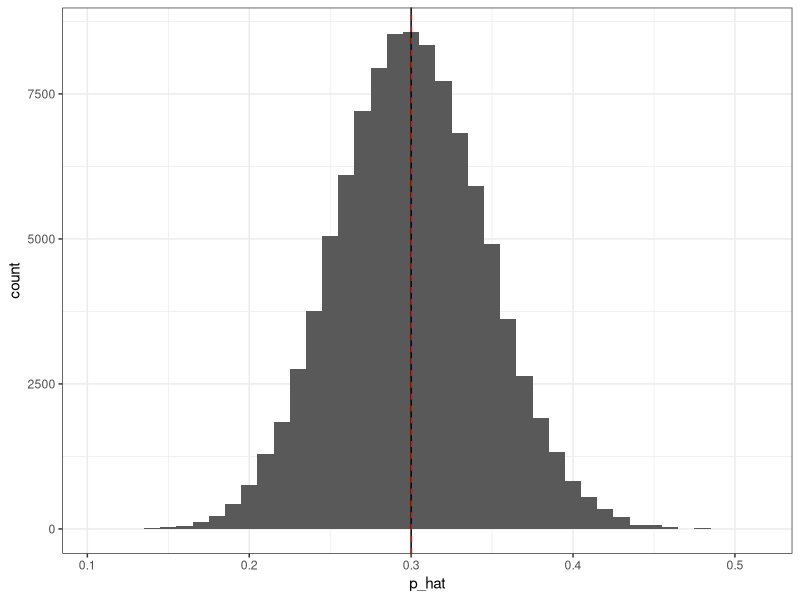
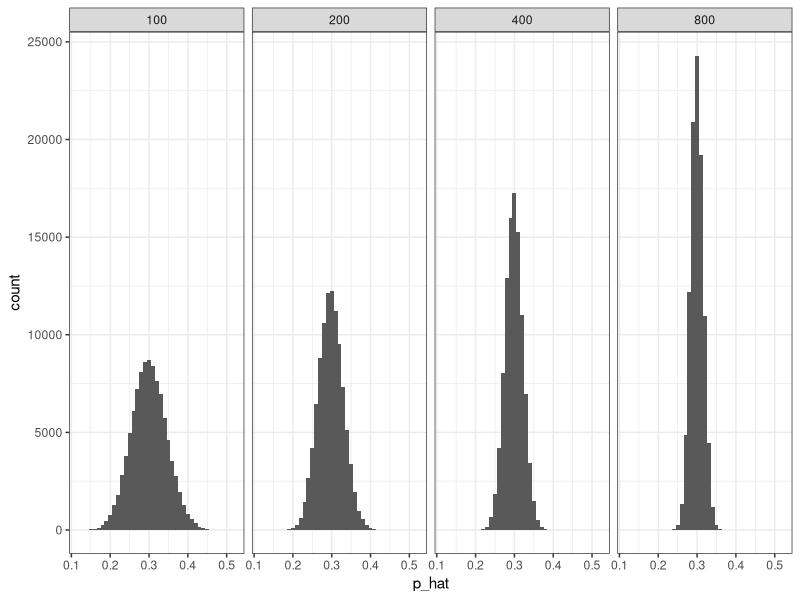
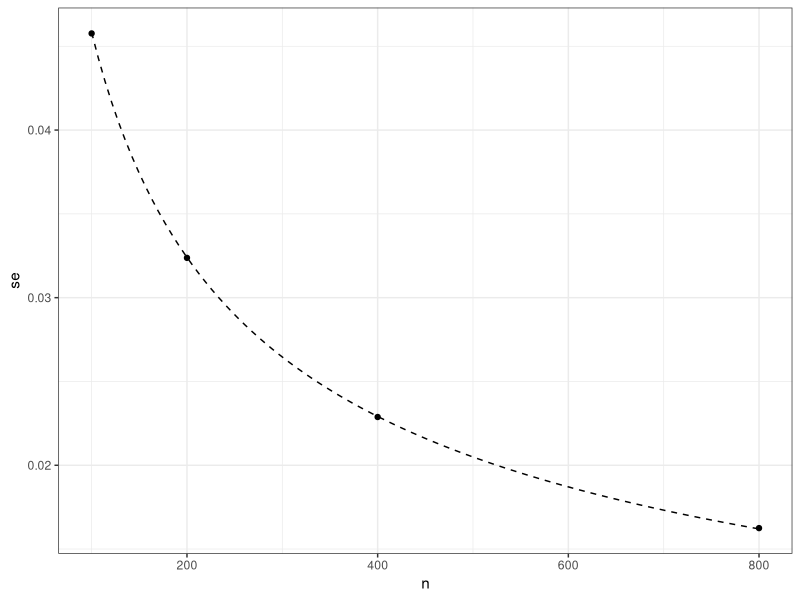
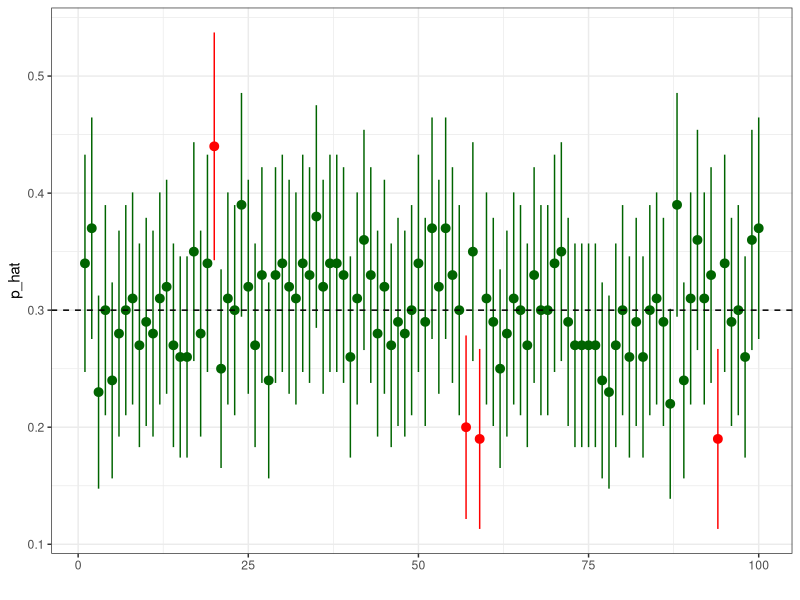
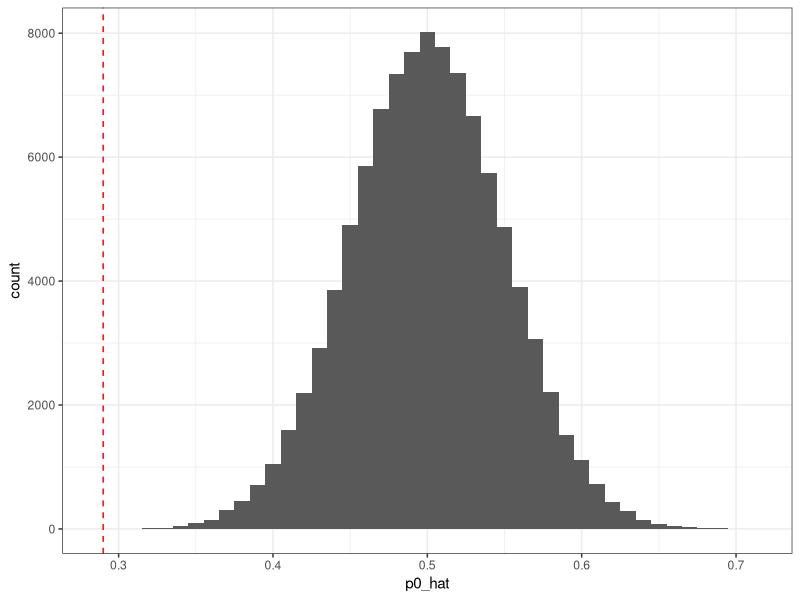
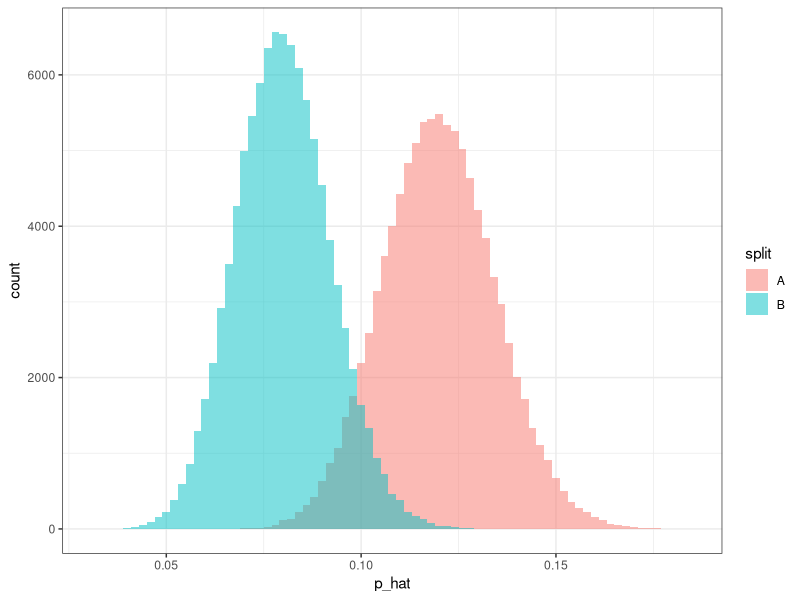
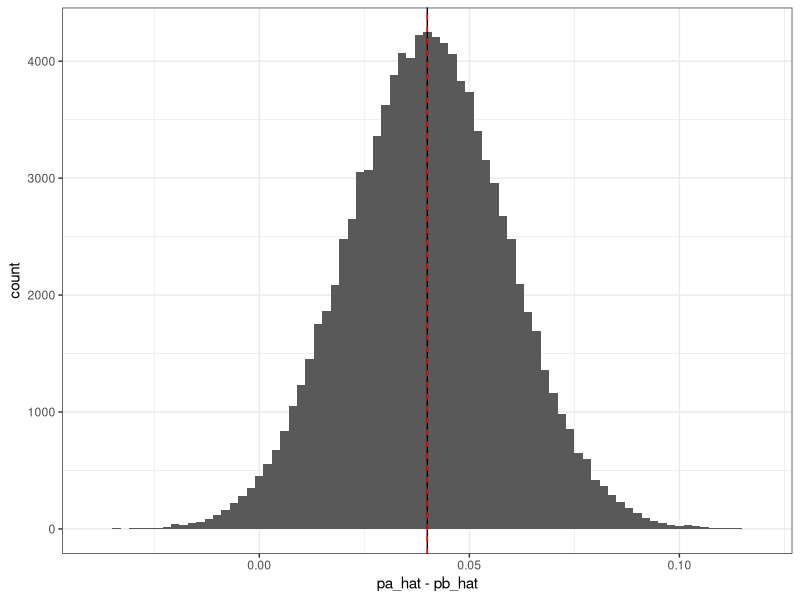
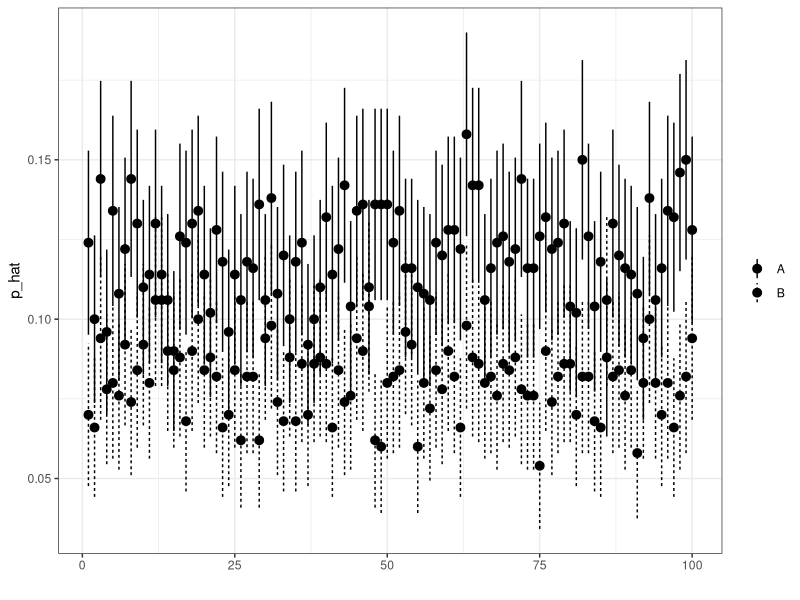

Reproduce these figures in R, in order.
## ---- chunk 1
library(tidyverse)

theme_set(theme_bw())

set.seed(42)
## ---- chunk 2
library(ggplot2)
estimate_coin_bias <- function(n, p) {
  mean(rbinom(n,1,p))
}

n <- 100
p <- 0.3
p_hat <- replicate(1e5, estimate_coin_bias(n, p))

# plot the sampling distribution
ggplot(data.frame(p_hat), aes(x = p_hat)) +
  geom_histogram(binwidth = 0.01) +
  geom_vline(xintercept=p) +
  geom_vline(xintercept=mean(p_hat), linetype=2, color="red")

# repeat this for different sample sizes
plot_data <- data.frame()
for (n in c(100, 200, 400, 800)) {
  tmp <- data.frame(n=n, p_hat=replicate(1e5, estimate_coin_bias(n, p)))
  plot_data <- rbind(plot_data, tmp)
}

ggplot(plot_data, aes(x = p_hat)) +
  geom_histogram(binwidth = 0.01) +
  facet_wrap(~ n, nrow = 1)

se_data <- plot_data %>%
  group_by(n) %>%
  summarize(se=sd(p_hat))

ggplot(se_data, aes(x = n, y = se)) +
  geom_point() +
  stat_function(fun=function(n) {sqrt(p * (1 - p) / n)}, linetype=2)
## ---- chunk 3
set.seed(42)
n <- 100
p <- 0.3
p_hat <- replicate(1e5, estimate_coin_bias(n, p))

# compute upper and lower confidence intervals
LCL <- p_hat - 1.96*sqrt(p_hat*(1-p_hat)/n)
UCL <- p_hat + 1.96*sqrt(p_hat*(1-p_hat)/n)

# check how often the true proportion is contained in the estimated confidence interval
mean(p >= LCL & p <= UCL)

# plot 100 confidence intervals and the true value
plot_data <- data.frame(p_hat, LCL, UCL)[1:100,]
plot_data <- transform(plot_data, contains_p=(p >= LCL & p <= UCL))
ggplot(data=plot_data, aes(x=1:nrow(plot_data), y=p_hat, color=contains_p)) +
  geom_pointrange(aes(ymin=LCL, ymax=UCL)) +
  geom_hline(yintercept=p, linetype=2) +
  xlab('') +
  scale_color_manual(values=c("red","darkgreen")) +
  theme(legend.position="none")
## ---- chunk 4
# construct a null distribution: what would happen if the coin were fair?
set.seed(42)
n <- 100
p0_hat <- replicate(1e5, estimate_coin_bias(n, p=0.5))

# now conduct one experiment with 100 rolls from a biased coin
p_hat <- estimate_coin_bias(n, p=0.3)

# plot the null distribution and see where the observed estimate lies in it
ggplot(data.frame(p0_hat), aes(x = p0_hat)) +
  geom_histogram(binwidth = 0.01) +
  geom_vline(xintercept=p_hat, linetype=2, color="red")

# compare this to our experiment
# how likely is it that we would see an estimate this extreme if the coin really were fair?
num_as_extreme <- sum(p0_hat <= p_hat)
p_value <- num_as_extreme / length(p0_hat)
p_value
## ---- chunk 5
estimate_coin_bias <- function(n, p) {
  mean(rbinom(n,1,p))
}

pa <- 0.12
pb <- 0.08
n <- 500
pa_hat <- replicate(1e5, estimate_coin_bias(n, pa))
pb_hat <- replicate(1e5, estimate_coin_bias(n, pb))

# wrangle the results into one data frame
plot_data <- bind_rows(data.frame(split='A', trial=1:length(pa_hat), p_hat=pa_hat),
                       data.frame(split='B', trial=1:length(pb_hat), p_hat=pb_hat))

# plot the sampling distributions for each split
ggplot(data=plot_data, aes(x=p_hat, fill=split)) +
  geom_histogram(position="identity", binwidth=0.002, alpha=0.5) +
  scale_alpha(guide=F)

# plot the sampling distribution of the difference
ggplot(data.frame(pa_hat, pb_hat), aes(x = pa_hat - pb_hat)) +
  geom_histogram(binwidth = 0.002) +
  geom_vline(xintercept=pa-pb) +
  geom_vline(xintercept=mean(pa_hat-pb_hat), linetype=2, color="red")  

# note that variances add for independent random variables
variance_of_difference <- var(pa_hat - pb_hat)
sum_of_variances <- var(pa_hat) + var(pb_hat)
## ---- chunk 6
# plot 100 confidence intervals by split
plot_data <- transform(plot_data, 
                       LCL = p_hat - 1.96*sqrt(p_hat*(1-p_hat)/n),
                       UCL = p_hat + 1.96*sqrt(p_hat*(1-p_hat)/n))
plot_data <- subset(plot_data, trial <= 100)
ggplot(data=plot_data, aes(x=trial, y=p_hat, linetype=split, position="dodge")) +
  geom_pointrange(aes(ymin=LCL, ymax=UCL)) +
  xlab('') +
  theme(legend.title=element_blank())
## ---- chunk 7
# construct a null distribution: what would happen if both coins had the same bias (e.g., A and B are the same)?
p0a <- 0.08
p0b <- 0.08
n <- 500
dp0_hat <- replicate(1e5, estimate_coin_bias(n, p0a)) -
           replicate(1e5, estimate_coin_bias(n, p0b))

# run one experiment where there is an underlying difference
pa <- 0.12
pb <- 0.08
dp_hat <- estimate_coin_bias(n, pa) - estimate_coin_bias(n, pb)

# plot the null distribution and see where the observed estimate lies in it
ggplot(data.frame(dp0_hat), aes(x = dp0_hat)) +
  geom_histogram(binwidth = 0.01) +
  geom_vline(xintercept=dp_hat, linetype=2, color="red")

# compare this to our experiment
# how likely is it that we would see an estimate this extreme both coins were identical?
num_as_extreme <- sum(dp0_hat >= dp_hat)
p_value <- num_as_extreme / length(dp0_hat)
p_value
## ---- chunk 8
# use power.prop.test to compute the sample size you need
power.prop.test(p1=0.08, p2=0.12, sig.level=0.05, power=0.80, alternative="one.sided")
## ---- chunk 9
run_experiment <- function(pa, pb, n, alpha) {
  na <- sum(rbinom(n, 1, pa))
  nb <- sum(rbinom(n, 1, pb))
  test <- prop.test(x = c(na, nb), n = c(n, n), alternative="greater", conf.level = alpha)
  test$p.value < alpha
}

compute_power <- function(pa, pb, n, alpha, r = 1000) {
  mean(replicate(r, run_experiment(pa, pb, n, alpha)))
}

pa <- 0.12
pb <- 0.08
alpha <- 0.05

N <- seq(100,1000, by = 100)
pow <- c()
for (n in N) {
  pow <- c(pow, compute_power(pa, pb, n, alpha))
}

ggplot(data.frame(N, pow), aes(x = N, y = pow)) +
  geom_smooth(color = "gray") +
  geom_point()
